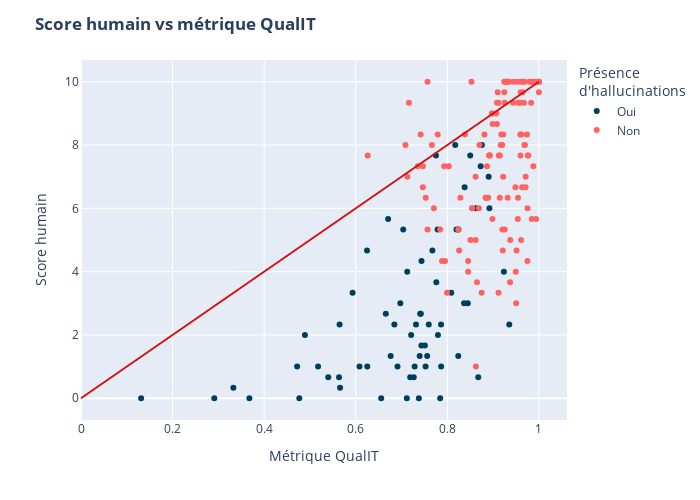

The code cell stored with this chart in its notebook:
### Code cell
# Coloration avec hallucinations - version linéaire
fig = px.scatter(
    df, x="C", y="score_humain", 
    color="pres_hallu", color_discrete_sequence=["#ff6361", "#003f5c"]
)
fig.add_shape(       # Ajout de la ligne x = y pour référence
    type="line", x0=0, x1=1, y0=0, y1=10, xref="x", yref="y",
    line=dict(color="#d41010")
)
fig.update_layout(
    title={"text": "<b>Score humain vs métrique QualIT</b>"},
    xaxis_title="Métrique QualIT", yaxis_title="Score humain", 
    legend_title="Présence <br>d'hallucinations",
    width=700, height=500
)
fig.update_traces(
    hovertemplate =
        "Métrique QualIT = %{x}<br>" \
        "Score humain = %{y}<extra></extra>"
)
fig.show()
